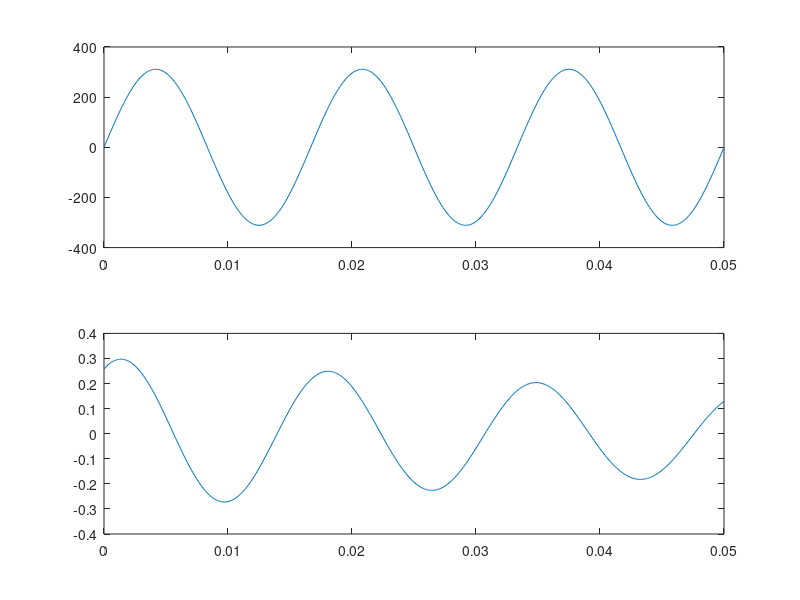
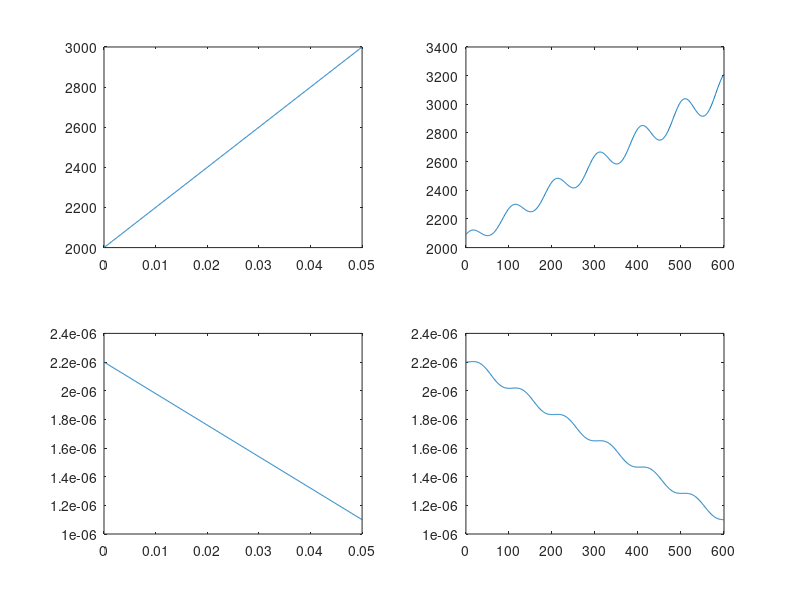

Recreate these plots in MATLAB, in order.
clear all
close all
clc

f = 60;
w = 2*pi*f;
Ns = 200; % 한주기당 샘플 수
Ss = f * Ns; % ADC 속도
Ts = 1/Ss; % 샘플링 시간
Tp = 0.05; % 샘플 길이

t = 0:Ts:Tp;
Vi = 220; % 입력전압 rms
V = Vi*sqrt(2)*sin(w*t); % 전압 ADC 샘플
dVdt = Vi*sqrt(2)*w*cos(w*t); 

figure(1);
subplot(2,1,1);
plot(t, V);
subplot(2,1,2);
R = 20000*t + 2000;
C = 10^-9*(-22000*t + 2200);
I = V./R + C .* dVdt;
plot(t, I);


figure(2);
subplot(2,2,1);
plot(t,R);
subplot(2,2,3);
plot(t,C);

Ro = ones(length(R)-1,1);
Co = ones(length(C)-1,1);
for i=1:1:length(Ro)
  M = [V(i), dVdt(i); V(i+1), dVdt(i+1)];
  B = [I(i); I(i+1)];  
  X = inv(M) * B;
  Ro(i) = 1 / X(1);
  Co(i) = X(2);
end

subplot(2,2,2);
plot(Ro);
subplot(2,2,4);
plot(Co);